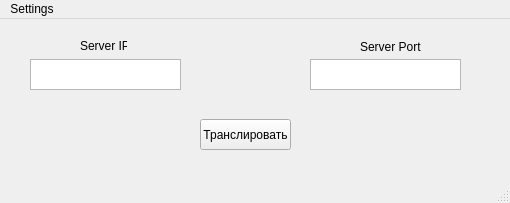
<?xml version="1.0" encoding="UTF-8"?>
<ui version="4.0">
 <class>MainWindow</class>
 <widget class="QMainWindow" name="MainWindow">
  <property name="geometry">
   <rect>
    <x>0</x>
    <y>0</y>
    <width>510</width>
    <height>203</height>
   </rect>
  </property>
  <property name="windowTitle">
   <string>MainWindow</string>
  </property>
  <widget class="QWidget" name="centralwidget">
   <widget class="QTextEdit" name="textEdit">
    <property name="geometry">
     <rect>
      <x>30</x>
      <y>40</y>
      <width>151</width>
      <height>31</height>
     </rect>
    </property>
   </widget>
   <widget class="QTextEdit" name="textEdit_2">
    <property name="geometry">
     <rect>
      <x>310</x>
      <y>40</y>
      <width>151</width>
      <height>31</height>
     </rect>
    </property>
   </widget>
   <widget class="QLabel" name="label">
    <property name="geometry">
     <rect>
      <x>80</x>
      <y>20</y>
      <width>47</width>
      <height>13</height>
     </rect>
    </property>
    <property name="text">
     <string>Server IP</string>
    </property>
   </widget>
   <widget class="QLabel" name="label_2">
    <property name="geometry">
     <rect>
      <x>360</x>
      <y>20</y>
      <width>71</width>
      <height>16</height>
     </rect>
    </property>
    <property name="text">
     <string>Server Port</string>
    </property>
   </widget>
   <widget class="QPushButton" name="BeginTranslation">
    <property name="geometry">
     <rect>
      <x>200</x>
      <y>100</y>
      <width>91</width>
      <height>31</height>
     </rect>
    </property>
    <property name="text">
     <string>Транслировать</string>
    </property>
   </widget>
  </widget>
  <widget class="QMenuBar" name="menubar">
   <property name="geometry">
    <rect>
     <x>0</x>
     <y>0</y>
     <width>510</width>
     <height>21</height>
    </rect>
   </property>
   <widget class="QMenu" name="menuOpen_file">
    <property name="title">
     <string>Settings</string>
    </property>
    <addaction name="actionOpen_Video"/>
   </widget>
   <addaction name="menuOpen_file"/>
  </widget>
  <widget class="QStatusBar" name="statusbar"/>
  <action name="actionOpen_Video">
   <property name="text">
    <string>Open file</string>
   </property>
  </action>
 </widget>
 <resources/>
 <connections/>
</ui>
